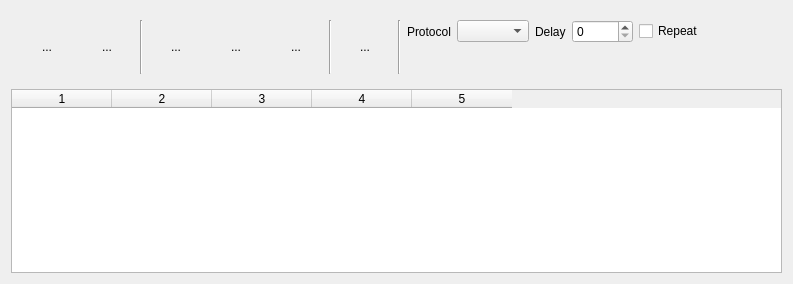
<?xml version="1.0" encoding="UTF-8"?>
<ui version="4.0">
 <class>MacrosDialog</class>
 <widget class="QDialog" name="MacrosDialog">
  <property name="geometry">
   <rect>
    <x>0</x>
    <y>0</y>
    <width>793</width>
    <height>284</height>
   </rect>
  </property>
  <property name="windowTitle">
   <string>Macros</string>
  </property>
  <layout class="QVBoxLayout" name="verticalLayout_2">
   <item>
    <widget class="QFrame" name="frameToolbar">
     <property name="sizePolicy">
      <sizepolicy hsizetype="Expanding" vsizetype="Maximum">
       <horstretch>0</horstretch>
       <verstretch>0</verstretch>
      </sizepolicy>
     </property>
     <property name="frameShape">
      <enum>QFrame::NoFrame</enum>
     </property>
     <property name="frameShadow">
      <enum>QFrame::Plain</enum>
     </property>
     <layout class="QHBoxLayout" name="horizontalLayout_2">
      <item>
       <widget class="QToolButton" name="btnSave">
        <property name="minimumSize">
         <size>
          <width>54</width>
          <height>54</height>
         </size>
        </property>
        <property name="maximumSize">
         <size>
          <width>54</width>
          <height>54</height>
         </size>
        </property>
        <property name="text">
         <string>...</string>
        </property>
        <property name="icon">
         <iconset resource="main.qrc">
          <normaloff>:/images/48x48/save.png</normaloff>:/images/48x48/save.png</iconset>
        </property>
        <property name="iconSize">
         <size>
          <width>48</width>
          <height>48</height>
         </size>
        </property>
        <property name="shortcut">
         <string notr="true"/>
        </property>
        <property name="autoRaise">
         <bool>true</bool>
        </property>
       </widget>
      </item>
      <item>
       <widget class="QToolButton" name="btnOpen">
        <property name="minimumSize">
         <size>
          <width>54</width>
          <height>54</height>
         </size>
        </property>
        <property name="maximumSize">
         <size>
          <width>54</width>
          <height>54</height>
         </size>
        </property>
        <property name="text">
         <string>...</string>
        </property>
        <property name="icon">
         <iconset resource="main.qrc">
          <normaloff>:/images/48x48/open.png</normaloff>:/images/48x48/open.png</iconset>
        </property>
        <property name="iconSize">
         <size>
          <width>48</width>
          <height>48</height>
         </size>
        </property>
        <property name="autoRaise">
         <bool>true</bool>
        </property>
       </widget>
      </item>
      <item>
       <widget class="Line" name="line">
        <property name="orientation">
         <enum>Qt::Vertical</enum>
        </property>
       </widget>
      </item>
      <item>
       <widget class="QToolButton" name="btnInsertBellow">
        <property name="minimumSize">
         <size>
          <width>54</width>
          <height>54</height>
         </size>
        </property>
        <property name="maximumSize">
         <size>
          <width>54</width>
          <height>54</height>
         </size>
        </property>
        <property name="text">
         <string>...</string>
        </property>
        <property name="icon">
         <iconset resource="main.qrc">
          <normaloff>:/images/48x48/insert_below.png</normaloff>:/images/48x48/insert_below.png</iconset>
        </property>
        <property name="iconSize">
         <size>
          <width>48</width>
          <height>48</height>
         </size>
        </property>
        <property name="autoRaise">
         <bool>true</bool>
        </property>
       </widget>
      </item>
      <item>
       <widget class="QToolButton" name="btnInsertAbove">
        <property name="minimumSize">
         <size>
          <width>54</width>
          <height>54</height>
         </size>
        </property>
        <property name="maximumSize">
         <size>
          <width>54</width>
          <height>54</height>
         </size>
        </property>
        <property name="text">
         <string>...</string>
        </property>
        <property name="icon">
         <iconset resource="main.qrc">
          <normaloff>:/images/48x48/insert_above.png</normaloff>:/images/48x48/insert_above.png</iconset>
        </property>
        <property name="iconSize">
         <size>
          <width>48</width>
          <height>48</height>
         </size>
        </property>
        <property name="autoRaise">
         <bool>true</bool>
        </property>
       </widget>
      </item>
      <item>
       <widget class="QToolButton" name="btnRemove">
        <property name="minimumSize">
         <size>
          <width>54</width>
          <height>54</height>
         </size>
        </property>
        <property name="maximumSize">
         <size>
          <width>54</width>
          <height>54</height>
         </size>
        </property>
        <property name="text">
         <string>...</string>
        </property>
        <property name="icon">
         <iconset resource="main.qrc">
          <normaloff>:/images/48x48/remove.png</normaloff>:/images/48x48/remove.png</iconset>
        </property>
        <property name="iconSize">
         <size>
          <width>48</width>
          <height>48</height>
         </size>
        </property>
        <property name="autoRaise">
         <bool>true</bool>
        </property>
       </widget>
      </item>
      <item>
       <widget class="Line" name="line_2">
        <property name="orientation">
         <enum>Qt::Vertical</enum>
        </property>
       </widget>
      </item>
      <item>
       <widget class="QToolButton" name="btnSendAll">
        <property name="minimumSize">
         <size>
          <width>54</width>
          <height>54</height>
         </size>
        </property>
        <property name="maximumSize">
         <size>
          <width>54</width>
          <height>54</height>
         </size>
        </property>
        <property name="focusPolicy">
         <enum>Qt::StrongFocus</enum>
        </property>
        <property name="text">
         <string>...</string>
        </property>
        <property name="icon">
         <iconset resource="main.qrc">
          <normaloff>:/images/48x48/send.png</normaloff>:/images/48x48/send.png</iconset>
        </property>
        <property name="iconSize">
         <size>
          <width>48</width>
          <height>48</height>
         </size>
        </property>
        <property name="autoRaise">
         <bool>true</bool>
        </property>
       </widget>
      </item>
      <item>
       <widget class="Line" name="line_3">
        <property name="orientation">
         <enum>Qt::Vertical</enum>
        </property>
       </widget>
      </item>
      <item>
       <widget class="QFrame" name="frameProto2">
        <property name="frameShape">
         <enum>QFrame::NoFrame</enum>
        </property>
        <property name="frameShadow">
         <enum>QFrame::Plain</enum>
        </property>
        <layout class="QVBoxLayout" name="verticalLayout">
         <property name="leftMargin">
          <number>0</number>
         </property>
         <property name="topMargin">
          <number>0</number>
         </property>
         <property name="rightMargin">
          <number>0</number>
         </property>
         <property name="bottomMargin">
          <number>0</number>
         </property>
         <item>
          <widget class="QFrame" name="frameProto">
           <property name="frameShape">
            <enum>QFrame::NoFrame</enum>
           </property>
           <property name="frameShadow">
            <enum>QFrame::Plain</enum>
           </property>
           <layout class="QHBoxLayout" name="horizontalLayout">
            <property name="leftMargin">
             <number>0</number>
            </property>
            <property name="topMargin">
             <number>0</number>
            </property>
            <property name="rightMargin">
             <number>0</number>
            </property>
            <property name="bottomMargin">
             <number>0</number>
            </property>
            <item>
             <widget class="QLabel" name="labelProto">
              <property name="text">
               <string>Protocol</string>
              </property>
             </widget>
            </item>
            <item>
             <widget class="QComboBox" name="comboProto"/>
            </item>
            <item>
             <widget class="QLabel" name="labelDelay">
              <property name="text">
               <string>Delay</string>
              </property>
             </widget>
            </item>
            <item>
             <widget class="QSpinBox" name="spinDelay">
              <property name="maximum">
               <number>10000</number>
              </property>
             </widget>
            </item>
            <item>
             <widget class="QCheckBox" name="checkRepeat">
              <property name="text">
               <string>Repeat</string>
              </property>
             </widget>
            </item>
           </layout>
          </widget>
         </item>
         <item>
          <spacer name="verticalSpacer">
           <property name="orientation">
            <enum>Qt::Vertical</enum>
           </property>
           <property name="sizeHint" stdset="0">
            <size>
             <width>20</width>
             <height>40</height>
            </size>
           </property>
          </spacer>
         </item>
        </layout>
       </widget>
      </item>
      <item>
       <spacer name="horizontalSpacer">
        <property name="orientation">
         <enum>Qt::Horizontal</enum>
        </property>
        <property name="sizeHint" stdset="0">
         <size>
          <width>64</width>
          <height>17</height>
         </size>
        </property>
       </spacer>
      </item>
     </layout>
    </widget>
   </item>
   <item>
    <widget class="QTableWidget" name="table">
     <property name="selectionMode">
      <enum>QAbstractItemView::SingleSelection</enum>
     </property>
     <property name="showGrid">
      <bool>true</bool>
     </property>
     <property name="wordWrap">
      <bool>false</bool>
     </property>
     <property name="cornerButtonEnabled">
      <bool>false</bool>
     </property>
     <property name="columnCount">
      <number>5</number>
     </property>
     <attribute name="verticalHeaderVisible">
      <bool>false</bool>
     </attribute>
     <attribute name="verticalHeaderHighlightSections">
      <bool>false</bool>
     </attribute>
     <column/>
     <column/>
     <column/>
     <column/>
     <column/>
    </widget>
   </item>
  </layout>
 </widget>
 <tabstops>
  <tabstop>btnSave</tabstop>
  <tabstop>btnOpen</tabstop>
  <tabstop>btnInsertBellow</tabstop>
  <tabstop>btnInsertAbove</tabstop>
  <tabstop>btnRemove</tabstop>
  <tabstop>btnSendAll</tabstop>
  <tabstop>comboProto</tabstop>
  <tabstop>spinDelay</tabstop>
  <tabstop>checkRepeat</tabstop>
  <tabstop>table</tabstop>
 </tabstops>
 <resources>
  <include location="main.qrc"/>
 </resources>
 <connections/>
</ui>
